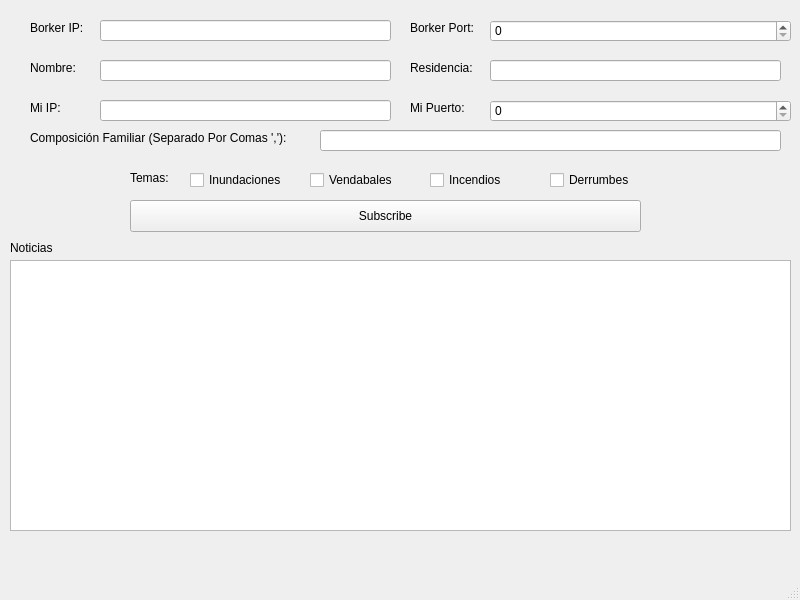
<?xml version="1.0" encoding="UTF-8"?>
<ui version="4.0">
 <class>ClientMainWindow</class>
 <widget class="QMainWindow" name="ClientMainWindow">
  <property name="geometry">
   <rect>
    <x>0</x>
    <y>0</y>
    <width>800</width>
    <height>600</height>
   </rect>
  </property>
  <property name="windowTitle">
   <string>MainWindow</string>
  </property>
  <widget class="QWidget" name="centralwidget">
   <widget class="QLabel" name="brokerIpLabel">
    <property name="geometry">
     <rect>
      <x>30</x>
      <y>20</y>
      <width>59</width>
      <height>16</height>
     </rect>
    </property>
    <property name="text">
     <string>Borker IP:</string>
    </property>
   </widget>
   <widget class="QLineEdit" name="brokerIpLineEdit">
    <property name="geometry">
     <rect>
      <x>100</x>
      <y>20</y>
      <width>291</width>
      <height>21</height>
     </rect>
    </property>
   </widget>
   <widget class="QLabel" name="brokerPortLabel">
    <property name="geometry">
     <rect>
      <x>410</x>
      <y>20</y>
      <width>81</width>
      <height>16</height>
     </rect>
    </property>
    <property name="text">
     <string>Borker Port:</string>
    </property>
   </widget>
   <widget class="QSpinBox" name="brokerPortSpinBox">
    <property name="geometry">
     <rect>
      <x>490</x>
      <y>20</y>
      <width>301</width>
      <height>22</height>
     </rect>
    </property>
    <property name="maximum">
     <number>99999</number>
    </property>
   </widget>
   <widget class="QLineEdit" name="nameLineEdit">
    <property name="geometry">
     <rect>
      <x>100</x>
      <y>60</y>
      <width>291</width>
      <height>21</height>
     </rect>
    </property>
   </widget>
   <widget class="QLabel" name="nameLabel">
    <property name="geometry">
     <rect>
      <x>30</x>
      <y>60</y>
      <width>59</width>
      <height>16</height>
     </rect>
    </property>
    <property name="text">
     <string>Nombre:</string>
    </property>
   </widget>
   <widget class="QLabel" name="residenceLabel">
    <property name="geometry">
     <rect>
      <x>410</x>
      <y>60</y>
      <width>71</width>
      <height>16</height>
     </rect>
    </property>
    <property name="text">
     <string>Residencia:</string>
    </property>
   </widget>
   <widget class="QLineEdit" name="residenceLineEdit">
    <property name="geometry">
     <rect>
      <x>490</x>
      <y>60</y>
      <width>291</width>
      <height>21</height>
     </rect>
    </property>
   </widget>
   <widget class="QLineEdit" name="myIpLineEdit">
    <property name="geometry">
     <rect>
      <x>100</x>
      <y>100</y>
      <width>291</width>
      <height>21</height>
     </rect>
    </property>
    <property name="text">
     <string/>
    </property>
   </widget>
   <widget class="QLabel" name="myIpLabel">
    <property name="geometry">
     <rect>
      <x>30</x>
      <y>100</y>
      <width>59</width>
      <height>16</height>
     </rect>
    </property>
    <property name="text">
     <string>Mi IP:</string>
    </property>
   </widget>
   <widget class="QLabel" name="myPortLabel">
    <property name="geometry">
     <rect>
      <x>410</x>
      <y>100</y>
      <width>71</width>
      <height>16</height>
     </rect>
    </property>
    <property name="text">
     <string>Mi Puerto:</string>
    </property>
   </widget>
   <widget class="QSpinBox" name="myPortSpinBox">
    <property name="geometry">
     <rect>
      <x>490</x>
      <y>100</y>
      <width>301</width>
      <height>22</height>
     </rect>
    </property>
    <property name="maximum">
     <number>99999</number>
    </property>
   </widget>
   <widget class="QLabel" name="familyCompLabel">
    <property name="geometry">
     <rect>
      <x>30</x>
      <y>130</y>
      <width>291</width>
      <height>16</height>
     </rect>
    </property>
    <property name="text">
     <string>Composición Familiar (Separado Por Comas ','):</string>
    </property>
   </widget>
   <widget class="QLineEdit" name="familyCompLineEdit">
    <property name="geometry">
     <rect>
      <x>320</x>
      <y>130</y>
      <width>461</width>
      <height>21</height>
     </rect>
    </property>
    <property name="text">
     <string/>
    </property>
   </widget>
   <widget class="QCheckBox" name="inundacionesCheckBox">
    <property name="geometry">
     <rect>
      <x>190</x>
      <y>170</y>
      <width>101</width>
      <height>20</height>
     </rect>
    </property>
    <property name="text">
     <string>Inundaciones</string>
    </property>
   </widget>
   <widget class="QLabel" name="categoryLabel">
    <property name="geometry">
     <rect>
      <x>130</x>
      <y>170</y>
      <width>59</width>
      <height>16</height>
     </rect>
    </property>
    <property name="text">
     <string>Temas:</string>
    </property>
   </widget>
   <widget class="QCheckBox" name="vendabalesCheckBox">
    <property name="geometry">
     <rect>
      <x>310</x>
      <y>170</y>
      <width>101</width>
      <height>20</height>
     </rect>
    </property>
    <property name="text">
     <string>Vendabales</string>
    </property>
   </widget>
   <widget class="QCheckBox" name="incendiosCheckBox">
    <property name="geometry">
     <rect>
      <x>430</x>
      <y>170</y>
      <width>101</width>
      <height>20</height>
     </rect>
    </property>
    <property name="text">
     <string>Incendios</string>
    </property>
   </widget>
   <widget class="QCheckBox" name="derrumbesCheckBox">
    <property name="geometry">
     <rect>
      <x>550</x>
      <y>170</y>
      <width>101</width>
      <height>20</height>
     </rect>
    </property>
    <property name="text">
     <string>Derrumbes</string>
    </property>
   </widget>
   <widget class="QPushButton" name="subscribePushButton">
    <property name="geometry">
     <rect>
      <x>130</x>
      <y>200</y>
      <width>511</width>
      <height>32</height>
     </rect>
    </property>
    <property name="text">
     <string>Subscribe</string>
    </property>
   </widget>
   <widget class="QTextEdit" name="newsFeedTextEdit">
    <property name="geometry">
     <rect>
      <x>10</x>
      <y>260</y>
      <width>781</width>
      <height>271</height>
     </rect>
    </property>
   </widget>
   <widget class="QLabel" name="newsLabel">
    <property name="geometry">
     <rect>
      <x>10</x>
      <y>240</y>
      <width>71</width>
      <height>16</height>
     </rect>
    </property>
    <property name="text">
     <string>Noticias</string>
    </property>
   </widget>
  </widget>
  <widget class="QMenuBar" name="menubar">
   <property name="geometry">
    <rect>
     <x>0</x>
     <y>0</y>
     <width>800</width>
     <height>22</height>
    </rect>
   </property>
  </widget>
  <widget class="QStatusBar" name="statusbar"/>
 </widget>
 <resources/>
 <connections/>
</ui>
